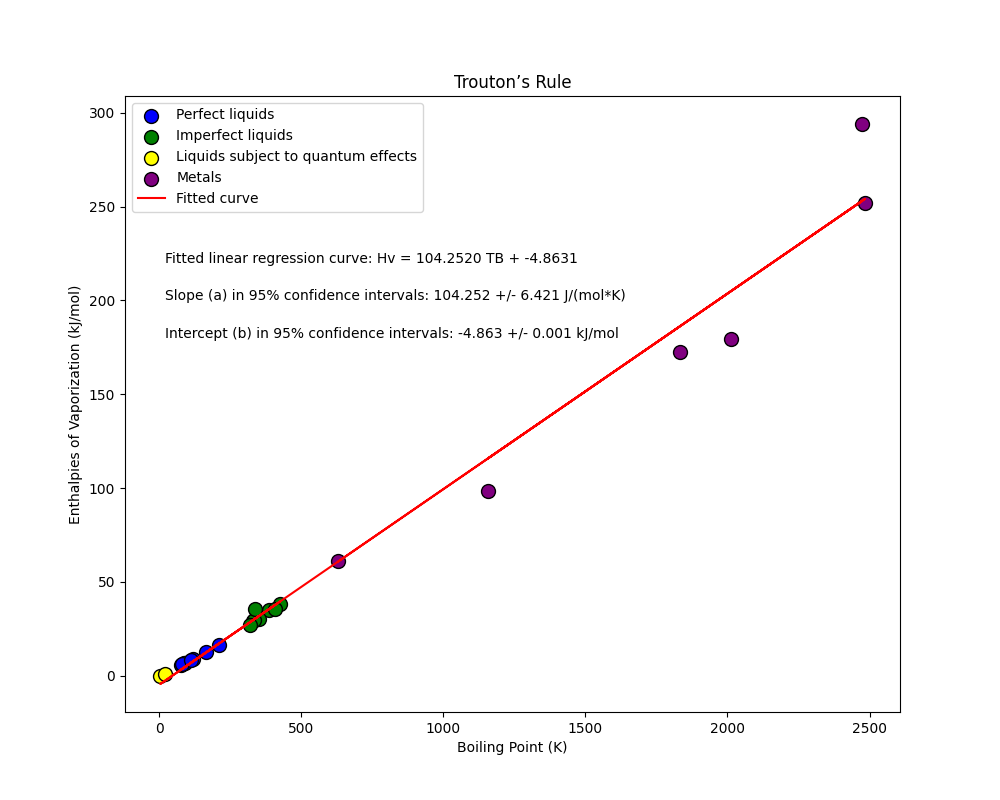

Write the Python code that produced this figure.
# %%
import numpy as np
import pandas as pd
import matplotlib.pyplot as plt

# %%
# Import the data from trouton.csv file
data = pd.read_csv('trouton.csv')

# %%
# Read the boiling point (TB) and enthalpies of vaporization (Hv)
TB = data['T_B (K)'].values
Hv = 4200 * data['H_v (kcal/mol)'].values # Convert kcal/mol to J/mol

# %%
# Import funtion "ols" from Lecture 7
from function_ols import ols

# Compute slope and intercept by function ols.
slope, intercept = ols(TB, Hv)
print(f"Slope: {slope}")
print(f"Intercept: {intercept}")

# %%
# Compare to Trouton’s Rule
print(f'The slope a can be interpreted as an approximation of the entropy of vaporization ΔSv. According to Trouton’s rule, ΔSv ≈ 10.5R (or ∼ 88 J/mol*K), and the fitted slope a is {slope:.2f} J/(mol*K)')

# %%
Hv_predict = (slope * TB + intercept) # Fitted linear regression model
residuals = Hv - Hv_predict # Calculate the residuls

# Calculate the sum of the squared residuals
def sse(residuals):
    return np.sum(residuals ** 2)


# %%
# Calculate the variance of the residuals
def variance(residuals):
    return sse(residuals) / (len(residuals) - 2)


# %%
# Calculate the standard error of the slope
def se_slope(x, residuals):
    numerator = variance(residuals)
    x_mean = np.mean(x)
    denominator = np.sum((x - x_mean) ** 2)
    return np.sqrt(numerator / denominator)

# Calculate the standard error of the intercept
def se_intercept(x, residuals):
    numerator = variance(residuals)
    x_mean = np.mean(x)
    denominator = len(x) * np.sum((x - x_mean) ** 2)
    return np.sqrt(numerator / denominator)

# %%
# Calculate the confidence interval for the slope
from scipy.stats import t

def confidence_interval_slope(x, residuals, confidence_level):
    se = se_slope(x, residuals) # Calculate the critical t-value
    n_data_points = len(x)
    df = n_data_points - 2  # Degrees of freedom
    alpha = 1 - confidence_level
    critical_t_value = t.ppf(1 - alpha/2, df)

# Calculate the confidence interval
    return critical_t_value * se

# %%
# Calculate the confidence interval for the intercept
def confidence_interval_intercept(x, residuals, confidence_level):
    
    se = se_intercept(x, residuals)
    n_data_points = len(x)
    df = n_data_points - 2  
    alpha = 1 - confidence_level
    critical_t_value = t.ppf(1 - alpha/2, df)
 
    return critical_t_value * se


# %%
Hv_predict_kJ = Hv_predict/1000 # Convert J/mol to kJ/mol

# Assign colors to different Classes.
class_labels = data['Class'].unique()
colors = ['blue', 'green', 'yellow', 'purple']
class_to_color = {cls: colors[i] for i, cls in enumerate(class_labels)}
data['color'] = data['Class'].map(class_to_color)

plt.figure(figsize=(10, 8))

for cls in class_labels:
    class_data = data[data['Class'] == cls]
    plt.scatter(class_data['T_B (K)'], 4.2*class_data['H_v (kcal/mol)'],# Convert kcal/mol to kJ/mol
                color = class_to_color[cls], label = cls, s = 100, edgecolor = 'black') # Color data points by their Class

plt.plot(TB, Hv_predict_kJ, color = 'red', label = 'Fitted curve') # Plot fitted curve
plt.text(20, 220, f"Fitted linear regression curve: Hv = {slope:.4f} TB + {intercept/1000:.4f}") # Display the equation
plt.text(20, 200, f"Slope (a) in 95% confidence intervals: {slope:.3f} +/- {confidence_interval_slope(TB, residuals, 0.95):.3f} J/(mol*K)") # Slope (a) in 95% confidence intervals
plt.text(20, 180, f"Intercept (b) in 95% confidence intervals: {intercept/1000:.3f} +/- {confidence_interval_intercept(TB, residuals, 0.95)/1000:.3f} kJ/mol") #Intercept (b) in 95% confidence intervals
plt.xlabel('Boiling Point (K)')
plt.ylabel('Enthalpies of Vaporization (kJ/mol')
plt.title('Trouton’s Rule')
plt.legend()
plt.savefig('troutons_rule.png') #Save the plot as a png file
plt.show()


# %%



